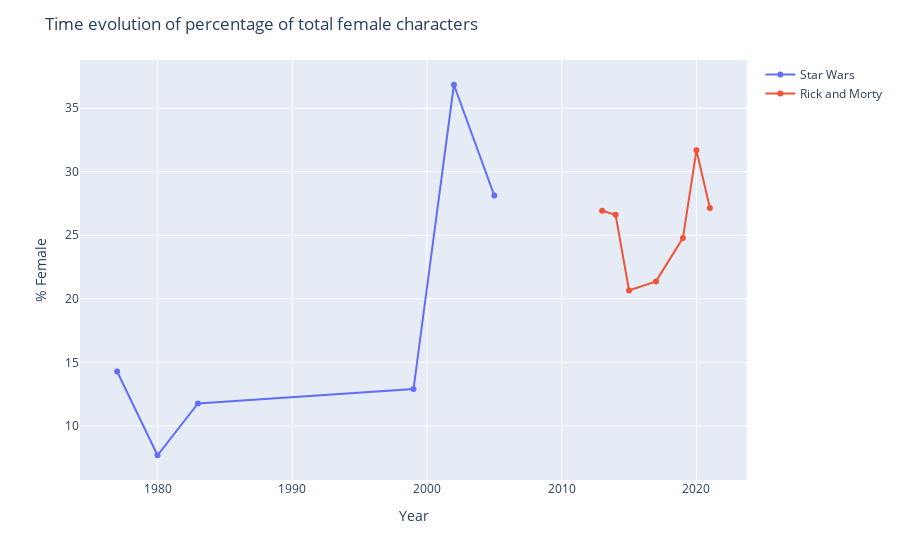

Write notebook code for a chart like this one.
### Code cell
fig = px.line(merged_df, x="Year", y=["Star Wars","Rick and Morty"], markers='o',
                               labels={
                     "value": "% Female",
                     "variable":"",
                 },)
fig.update_layout(title_text="Time evolution of percentage of total female characters")
fig.show()
#fig.update_layout(x)

### Figure 1 — Plotly figure (JSON) as saved in the notebook; plotly's stock layout.template omitted (floating-point values rounded to 4 significant figures)
{"data": [{"hovertemplate": "=Star Wars<br>Year=%{x}<br>% Female=%{y}<extra></extra>", "legendgroup": "Star Wars", "line": {"color": "#636efa", "dash": "solid"}, "marker": {"symbol": "circle"}, "mode": "markers+lines", "name": "Star Wars", "orientation": "v", "showlegend": true, "type": "scatter", "x": [1977, 1980, 1983, 1999, 2002, 2005, 2013, 2014, 2015, 2017, 2019, 2020, 2021], "xaxis": "x", "y": [14.29, 7.692, 11.76, 12.9, 36.84, 28.12, null, null, null, null, null, null, null], "yaxis": "y"}, {"hovertemplate": "=Rick and Morty<br>Year=%{x}<br>% Female=%{y}<extra></extra>", "legendgroup": "Rick and Morty", "line": {"color": "#EF553B", "dash": "solid"}, "marker": {"symbol": "circle"}, "mode": "markers+lines", "name": "Rick and Morty", "orientation": "v", "showlegend": true, "type": "scatter", "x": [1977, 1980, 1983, 1999, 2002, 2005, 2013, 2014, 2015, 2017, 2019, 2020, 2021], "xaxis": "x", "y": [null, null, null, null, null, null, 26.92, 26.61, 20.66, 21.37, 24.79, 31.68, 27.15], "yaxis": "y"}], "layout": {"legend": {"title": {"text": ""}, "tracegroupgap": 0}, "margin": {"t": 60}, "title": {"text": "Time evolution of percentage of total female characters"}, "xaxis": {"anchor": "y", "domain": [0, 1], "title": {"text": "Year"}}, "yaxis": {"anchor": "x", "domain": [0, 1], "title": {"text": "% Female"}}}}
